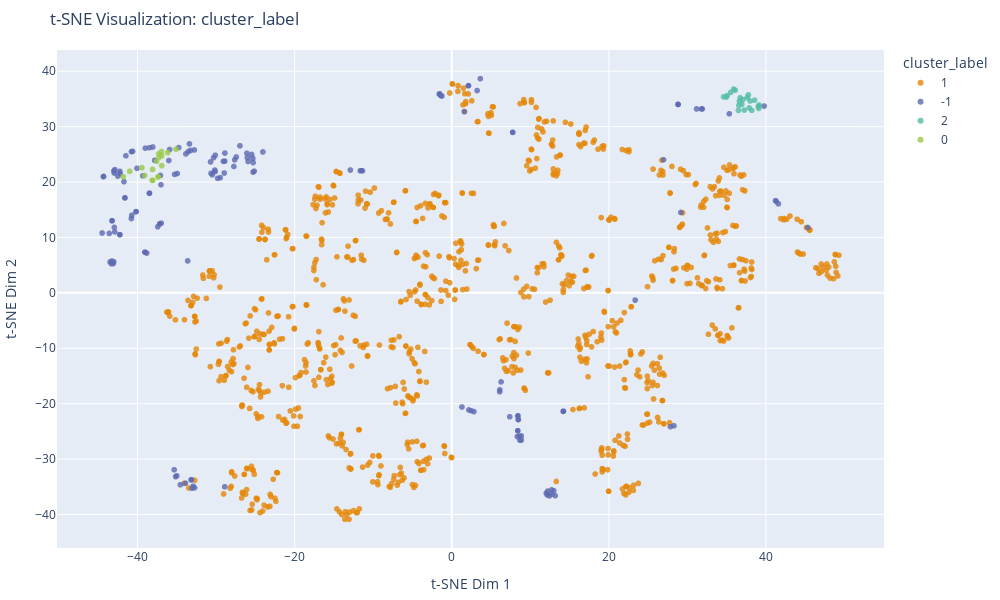
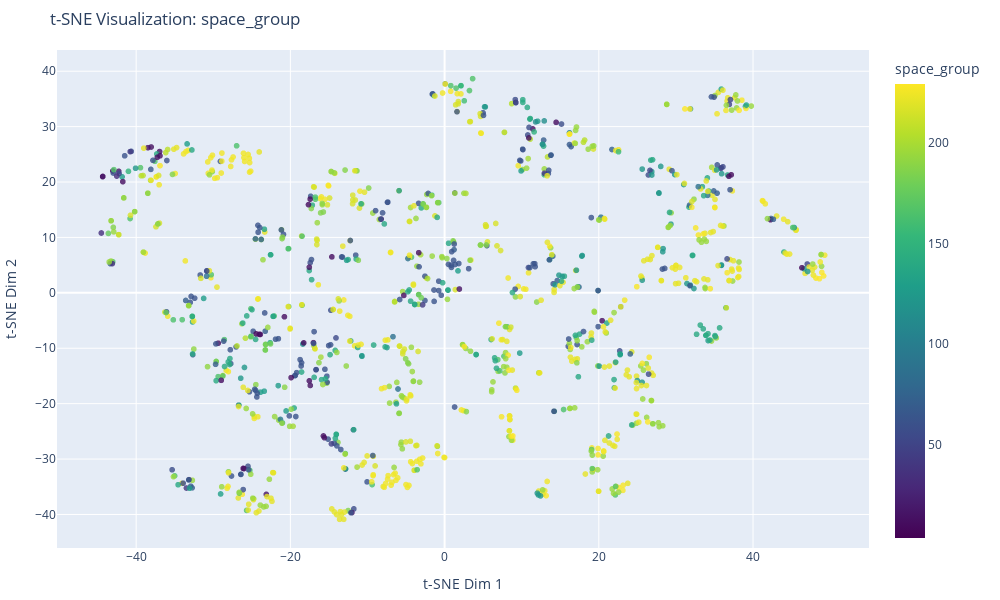
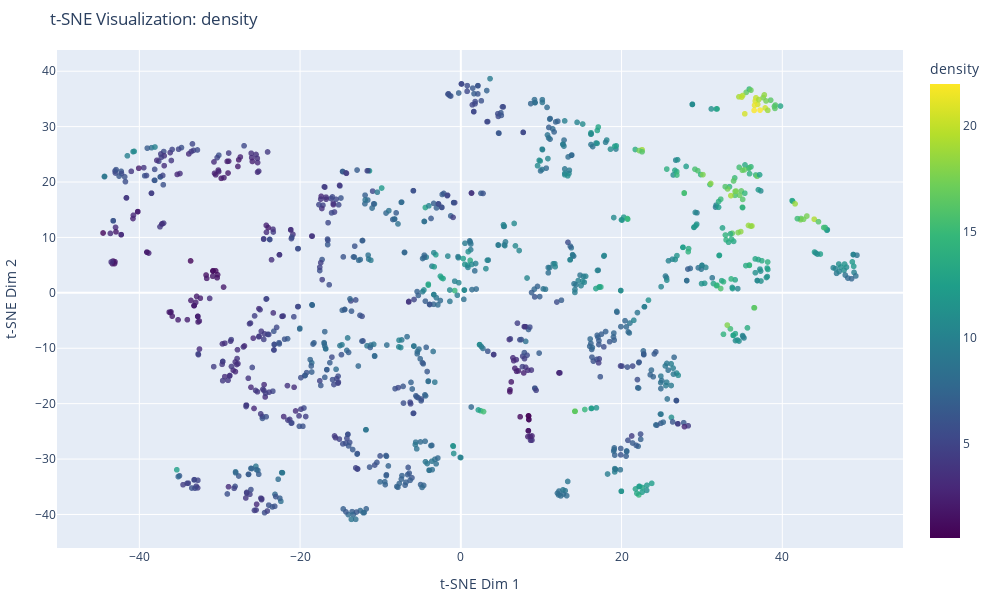

Notebook code for these charts, in order:
### Code cell
import pandas as pd
import numpy as np
from sklearn.manifold import TSNE
import plotly.express as px

# 1. 计算 t-SNE 嵌入
embedding = TSNE(n_components=2, random_state=42).fit_transform(data_normalized)

# 2. 将 t-SNE 结果添加到 DataFrame
df1["x_emb"] = embedding[:, 0]
df1["y_emb"] = embedding[:, 1]

# 强制将 Cluster_label 转换为字符串，以确保使用离散颜色
df1["cluster_label"] = df1["cluster_label"].astype(str)

# 3. 使用 Plotly 实现交互式可视化
def plot_interactive(df, color_feature, hover_features=["space_group", "density"]):
    """
    Function to create an interactive scatter plot.
    
    Parameters:
    - df: DataFrame with t-SNE results and clustering/space_group/density labels.
    - color_feature: Feature name to use as color coding (e.g., Cluster_label, space_group, density).
    - hover_features: List of column names to include in hover info.
    """
    # 强制分类特征使用离散调色板
    is_discrete = df[color_feature].dtype == 'object'

    fig = px.scatter(
        df,
        x="x_emb",
        y="y_emb",
        color=color_feature,
        title=f"t-SNE Visualization: {color_feature}",
        labels={"x_emb": "t-SNE Dim 1", "y_emb": "t-SNE Dim 2"},
        color_discrete_sequence=px.colors.qualitative.Vivid if is_discrete else None,
        color_continuous_scale="Viridis" if not is_discrete else None,
        opacity=0.8,
        hover_data=hover_features  # Add specified hover info
    )
    fig.update_layout(
        legend_title=dict(text=color_feature),
        legend=dict(orientation="v", x=1.02, y=1, bgcolor="rgba(255,255,255,0.5)"),
        margin=dict(l=50, r=10, t=50, b=10),
        width=1000,  # 图的宽度（单位：像素）
        height=600   # 图的高度（单位：像素）
    )
    fig.show()

# 4. 初始可视化（按 Cluster_label 着色，强制使用分类颜色）
plot_interactive(df1, "cluster_label")

# 5. 可切换到按 space_group 着色
plot_interactive(df1, "space_group")

# 6. 可切换到按 density 着色（梯度颜色）
plot_interactive(df1, "density")

### Figure 1 — Plotly figure (JSON) as saved in the notebook; plotly's stock layout.template omitted (floating-point values rounded to 4 significant figures; data arrays with more than 128 entries replaced by an {"elided": "..."} marker saying what was removed)
{"data": [{"customdata": {"elided": "984x2 float values"}, "hovertemplate": "cluster_label=1<br>t-SNE Dim 1=%{x}<br>t-SNE Dim 2=%{y}<br>space_group=%{customdata[0]}<br>density=%{customdata[1]}<extra></extra>", "legendgroup": "1", "marker": {"color": "rgb(229, 134, 6)", "opacity": 0.8, "symbol": "circle"}, "mode": "markers", "name": "1", "showlegend": true, "type": "scattergl", "x": {"elided": "984 float values"}, "xaxis": "x", "y": {"elided": "984 float values"}, "yaxis": "y"}, {"customdata": {"elided": "158x2 float values"}, "hovertemplate": "cluster_label=-1<br>t-SNE Dim 1=%{x}<br>t-SNE Dim 2=%{y}<br>space_group=%{customdata[0]}<br>density=%{customdata[1]}<extra></extra>", "legendgroup": "-1", "marker": {"color": "rgb(93, 105, 177)", "opacity": 0.8, "symbol": "circle"}, "mode": "markers", "name": "-1", "showlegend": true, "type": "scattergl", "x": {"elided": "158 float values"}, "xaxis": "x", "y": {"elided": "158 float values"}, "yaxis": "y"}, {"customdata": [[225, 21.92], [221, 17.67], [221, 16.79], [194, 19.29], [227, 16.35], [194, 17.5], [221, 20.07], [221, 20.76], [139, 14.85], [51, 20.5], [194, 21.33], [63, 19.19], [59, 19.91], [136, 16.05], [194, 21.99], [229, 16.38], [223, 17.0], [136, 16.05], [194, 18.39], [51, 19.14], [194, 20.5], [229, 18.81]], "hovertemplate": "cluster_label=2<br>t-SNE Dim 1=%{x}<br>t-SNE Dim 2=%{y}<br>space_group=%{customdata[0]}<br>density=%{customdata[1]}<extra></extra>", "legendgroup": "2", "marker": {"color": "rgb(82, 188, 163)", "opacity": 0.8, "symbol": "circle"}, "mode": "markers", "name": "2", "showlegend": true, "type": "scattergl", "x": [36.49, 37.62, 35.51, 35.06, 38.55, 37.98, 36.72, 36.63, 35.89, 36.93, 36.55, 34.6, 34.95, 39.02, 37.23, 39.09, 36.09, 39.13, 37.77, 37.07, 37.87, 38.19], "xaxis": "x", "y": [32.93, 35.24, 36.18, 35.61, 34.77, 34.63, 35.2, 34.61, 36.77, 34.02, 33.85, 35.37, 35.32, 33.65, 32.98, 33.29, 36.58, 33.89, 35.72, 34.88, 33.37, 32.94], "yaxis": "y"}, {"customdata": [[167, 3.874], [225, 6.513], [167, 4.9], [129, 5.952], [186, 5.448], [206, 3.764], [225, 6.632], [14, 5.575], [227, 3.469], [141, 4.486], [221, 4.972], [12, 3.618], [13, 4.442], [65, 5.515], [225, 6.501], [152, 4.045], [205, 5.321]], "hovertemplate": "cluster_label=0<br>t-SNE Dim 1=%{x}<br>t-SNE Dim 2=%{y}<br>space_group=%{customdata[0]}<br>density=%{customdata[1]}<extra></extra>", "legendgroup": "0", "marker": {"color": "rgb(153, 201, 69)", "opacity": 0.8, "symbol": "circle"}, "mode": "markers", "name": "0", "showlegend": true, "type": "scattergl", "x": [-39.45, -37.39, -37.57, -41.82, -38.12, -36.17, -38.07, -36.96, -36.91, -37.33, -35.12, -36.91, -37.25, -38.09, -37.39, -41.0, -39.11], "xaxis": "x", "y": [22.59, 20.93, 23.75, 20.95, 20.31, 25.31, 20.31, 25.5, 22.95, 25.06, 25.93, 24.73, 24.47, 22.28, 20.93, 21.93, 21.18], "yaxis": "y"}], "layout": {"height": 600, "legend": {"bgcolor": "rgba(255,255,255,0.5)", "orientation": "v", "title": {"text": "cluster_label"}, "tracegroupgap": 0, "x": 1.02, "y": 1}, "margin": {"b": 10, "l": 50, "r": 10, "t": 50}, "title": {"text": "t-SNE Visualization: cluster_label"}, "width": 1000, "xaxis": {"anchor": "y", "domain": [0, 1], "title": {"text": "t-SNE Dim 1"}}, "yaxis": {"anchor": "x", "domain": [0, 1], "title": {"text": "t-SNE Dim 2"}}}}

### Figure 2 — Plotly figure (JSON) as saved in the notebook; plotly's stock layout.template omitted (floating-point values rounded to 4 significant figures; data arrays with more than 128 entries replaced by an {"elided": "..."} marker saying what was removed)
{"data": [{"customdata": {"elided": "1181x2 float values"}, "hovertemplate": "t-SNE Dim 1=%{x}<br>t-SNE Dim 2=%{y}<br>space_group=%{marker.color}<br>density=%{customdata[1]}<extra></extra>", "legendgroup": "", "marker": {"color": {"elided": "1181 int values"}, "coloraxis": "coloraxis", "opacity": 0.8, "symbol": "circle"}, "mode": "markers", "name": "", "showlegend": false, "type": "scattergl", "x": {"elided": "1181 float values"}, "xaxis": "x", "y": {"elided": "1181 float values"}, "yaxis": "y"}], "layout": {"coloraxis": {"colorbar": {"title": {"text": "space_group"}}, "colorscale": [[0, "#440154"], [0.1111, "#482878"], [0.2222, "#3e4989"], [0.3333, "#31688e"], [0.4444, "#26828e"], [0.5556, "#1f9e89"], [0.6667, "#35b779"], [0.7778, "#6ece58"], [0.8889, "#b5de2b"], [1, "#fde725"]]}, "height": 600, "legend": {"bgcolor": "rgba(255,255,255,0.5)", "orientation": "v", "title": {"text": "space_group"}, "tracegroupgap": 0, "x": 1.02, "y": 1}, "margin": {"b": 10, "l": 50, "r": 10, "t": 50}, "title": {"text": "t-SNE Visualization: space_group"}, "width": 1000, "xaxis": {"anchor": "y", "domain": [0, 1], "title": {"text": "t-SNE Dim 1"}}, "yaxis": {"anchor": "x", "domain": [0, 1], "title": {"text": "t-SNE Dim 2"}}}}

### Figure 3 — Plotly figure (JSON) as saved in the notebook; plotly's stock layout.template omitted (floating-point values rounded to 4 significant figures; data arrays with more than 128 entries replaced by an {"elided": "..."} marker saying what was removed)
{"data": [{"customdata": {"elided": "1181x2 float values"}, "hovertemplate": "t-SNE Dim 1=%{x}<br>t-SNE Dim 2=%{y}<br>space_group=%{customdata[0]}<br>density=%{marker.color}<extra></extra>", "legendgroup": "", "marker": {"color": {"elided": "1181 float values"}, "coloraxis": "coloraxis", "opacity": 0.8, "symbol": "circle"}, "mode": "markers", "name": "", "showlegend": false, "type": "scattergl", "x": {"elided": "1181 float values"}, "xaxis": "x", "y": {"elided": "1181 float values"}, "yaxis": "y"}], "layout": {"coloraxis": {"colorbar": {"title": {"text": "density"}}, "colorscale": [[0, "#440154"], [0.1111, "#482878"], [0.2222, "#3e4989"], [0.3333, "#31688e"], [0.4444, "#26828e"], [0.5556, "#1f9e89"], [0.6667, "#35b779"], [0.7778, "#6ece58"], [0.8889, "#b5de2b"], [1, "#fde725"]]}, "height": 600, "legend": {"bgcolor": "rgba(255,255,255,0.5)", "orientation": "v", "title": {"text": "density"}, "tracegroupgap": 0, "x": 1.02, "y": 1}, "margin": {"b": 10, "l": 50, "r": 10, "t": 50}, "title": {"text": "t-SNE Visualization: density"}, "width": 1000, "xaxis": {"anchor": "y", "domain": [0, 1], "title": {"text": "t-SNE Dim 1"}}, "yaxis": {"anchor": "x", "domain": [0, 1], "title": {"text": "t-SNE Dim 2"}}}}
